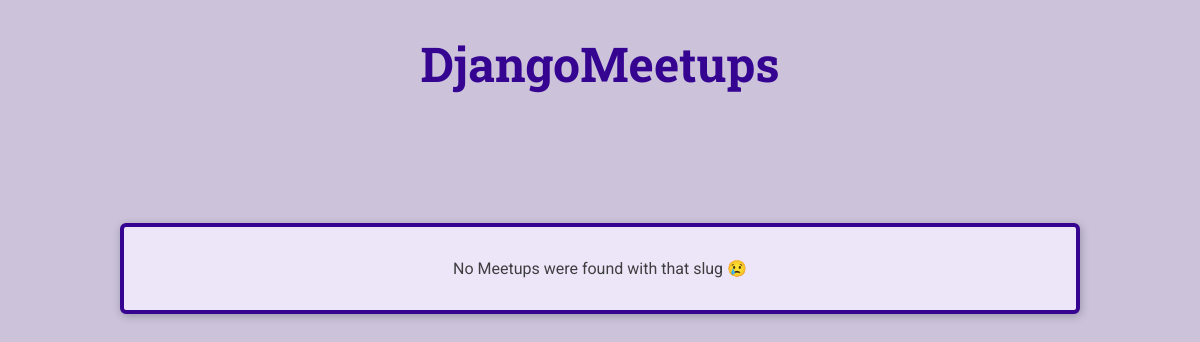
The page /meetups/a-second-meetup on the database as committed earlier.
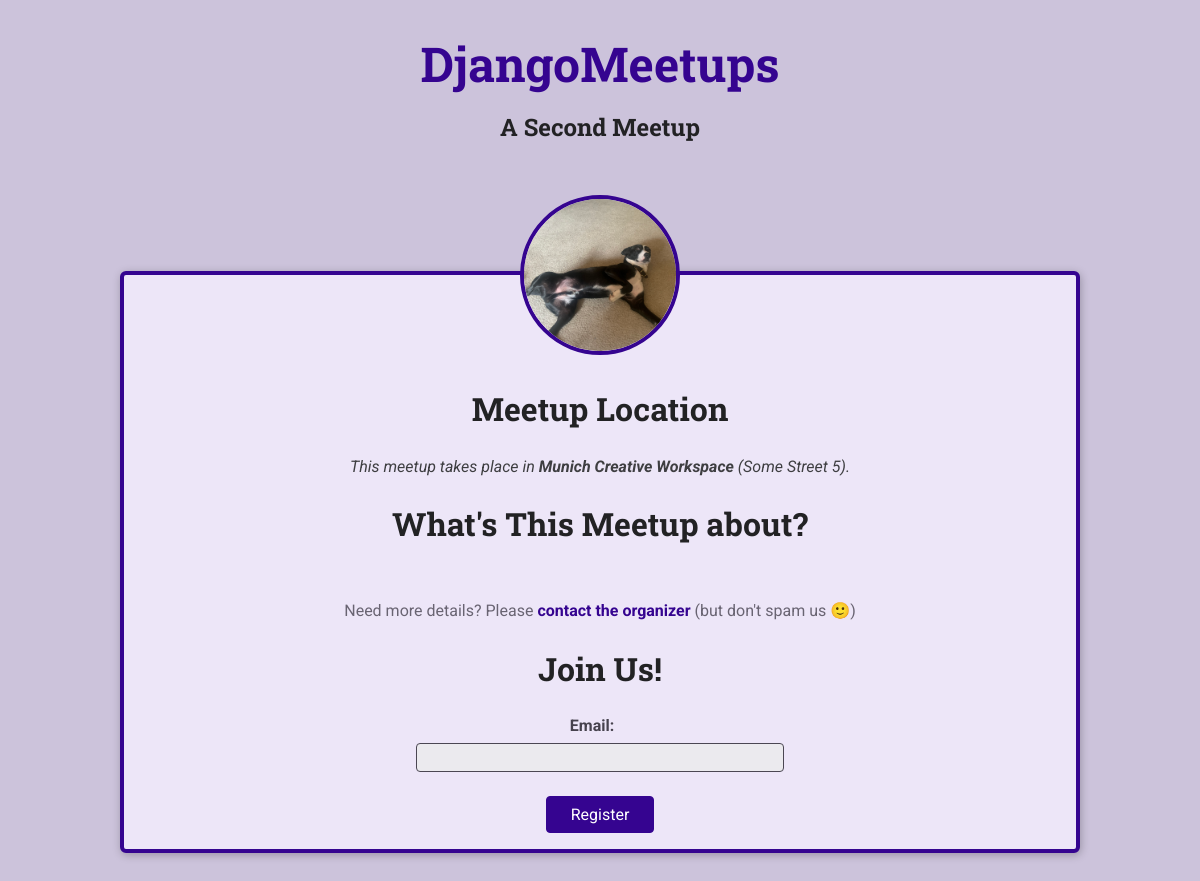
The same page on the database as committed later.
### meetups/models.py (models this page shows, shortened)
class Meetup(models.Model):
    title = models.CharField(max_length=200)
    organizer_email = models.EmailField()
    date = models.DateField()
    slug = models.SlugField(unique=True)
    description = models.TextField()
    image = models.ImageField(upload_to='images')
    location = models.ForeignKey(
        Location, on_delete=models.SET_NULL, null=True)
    participants = models.ManyToManyField(Participant, blank=True, null=True)

class Location(models.Model):
    name = models.CharField(max_length=200)
    address = models.CharField(max_length=300)

### meetups/views.py (the view)
# urls.py: path('meetups/<slug:meetup_slug>', views.meetup_details,
def meetup_details(request, meetup_slug):
    try:
        selected_meetup = Meetup.objects.get(slug=meetup_slug)
        if request.method == "GET":
            registration_form = RegistrationForm()
            return render(request, 'meetups/meetup-details.html', {
                'meetup_found': True,
                'meetup': selected_meetup,
                'form': registration_form
            })
        else:
            registration_form = RegistrationForm(request.POST)
            if registration_form.is_valid():
                participant = registration_form.save()
                selected_meetup.participants.add(participant)
                return redirect('confirm-registration')
        return render(request, 'meetups/meetup-details.html', {
            'meetup_found': True,
            'meetup': selected_meetup,
            'form': registration_form
        })
    except Exception as exc:
        return render(request, 'meetups/meetup-details.html', {
            'meetup_found': False
        })

### meetups/forms.py
class RegistrationForm(forms.ModelForm):
  class Meta:
    model = Participant
    fields = ['email']

### meetups/templates/meetups/meetup-details.html (shortened to what this page needs)
{% extends 'meetups/base/base.html' %}
{% load static %}
{% block site_css %}
<link rel="stylesheet" href="{% static 'meetups/styles/meetup-detail.css' %}">
{% endblock %}
{% block main_heading %}
{{ meetup.title }}
{% endblock %}
{% block body %}
{% if meetup_found %}
<article>
  <img id="main-image" src="{{ meetup.image.url }}" alt="{{ meetup.title }}">
  <section id="location">
    <h2>Meetup Location</h2>
    <address>This meetup takes place in <span>{{ meetup.location.name }}</span> ({{ meetup.location.address }}).
    </address>
  </section>
  <section id="details">
    <h2>What's This Meetup about?</h2>
    <p>{{ meetup_description }}</p>
    <footer>
      <p>Need more details? Please <a href="">contact the organizer</a> (but don't spam us 🙂)</p>
    </footer>
  </section>
  <section id="registration">
    <h2>Join Us!</h2>
    <form action="{% url 'meetup-detail' meetup.slug %}" method="POST">
      <ul>
        {{ form.as_ul }}
      </ul>
      <div id="registration-actions">
        <button type="submit">Register</button>
      </div>
    </form>
  </section>
</article>
{% else %}
<article>
  <p>No Meetups were found with that slug 😢</p>
</article>
{% endif %}
{% endblock %}

### meetups/templates/meetups/base/base.html (shortened to what this page needs)
{% load static %}
<!DOCTYPE html>
<html lang="en">
<head>
  <link rel="stylesheet" href="{% static 'meetups/styles/base.css' %}" />
  {% block site_css %}{% endblock %}
</head>
<body>
  <header id="main-header">
    <nav>
      <a id="main-logo" href="/meetups">DjangoMeetups</a>
    </nav>
    <h1>{% block main_heading %}{% endblock %}</h1>
  </header>
  <main>
    {% block body %}{% endblock %}
  </main>
</body>
</html>

### meetups/static/meetups/styles/base.css (style rules this page uses)
* { box-sizing: border-box; }
body { font-family: 'Roboto', sans-serif; margin: 0; background-color: #ccc3db; color: #3e3e41; }
h1, h2, h3 { font-family: 'Roboto Slab', sans-serif; color: #222224; }
button, .btn { cursor: pointer; font: inherit; padding: 0.5rem 1.5rem; background-color: #350490; border: 1px solid #350490; color: white; border-radius: 4px; text-decoration: none; }
#main-header { width: 100%; text-align: center; padding: 2rem 0; }
#main-header h1 { font-size: 1.5rem; }
#main-logo { font-size: 3rem; font-family: 'Roboto Slab', sans-serif; text-decoration: none; color: #350490; font-weight: bold; }

### meetups/static/meetups/styles/meetup-detail.css (style rules this page uses)
article { max-width: 60rem; margin: 5rem auto; border-radius: 6px; background-color: #ede6f8; border: 4px solid #350490; box-shadow: 1px 2px 8px rgba(0, 0, 0, 0.25); position: relative; padding: 1rem; text-align: center; }
#main-image { width: 10rem; height: 10rem; object-fit: cover; position: absolute; top: -5rem; left: calc(50% - 5rem); border-radius: 50%; border: 4px solid #350490; }
section:first-of-type { margin-top: 6rem; }
h2 { font-size: 2rem; }
address span { font-weight: bold; }
#details h2 { margin-bottom: 0.5rem; }
#details > p { color: #665386; padding: 1rem; border-radius: 4px; max-width: 80%; margin: auto; }
#details footer { color: #696472; }
#details footer a { color: #350490; text-decoration: none; font-weight: bold; }
#registration ul { list-style: none; margin: 0; padding: 0; }
#registration label { font-weight: bold; color: #46424d; margin-right: 1rem; display: block; margin-bottom: 0.5rem; }
#registration input { font: inherit; width: 40%; background-color: #ebeaee; border: 1px solid #4b4753; border-radius: 4px; padding: 0.25rem; }
#registration-actions { margin-top: 1.5rem; }

Rows that differ between the two databases and show on the page:
now on this page (row edited): Meetup: title "A Second Meetup", image (picture), location.name "Munich Creative Workspace", location.address "Some Street 5"
changed Meetup: slug "a-first-meetup" → "a-second-meetup" (drawn)
Other text that changed with them:
text no longer shown: "No Meetups were found with that slug 😢"
text now shown: "Meetup Location This meetup takes place in ( ). What's This Meetup about? Need more details? Please contact the organizer (but don't spam us 🙂) Join Us! Email: Register"
